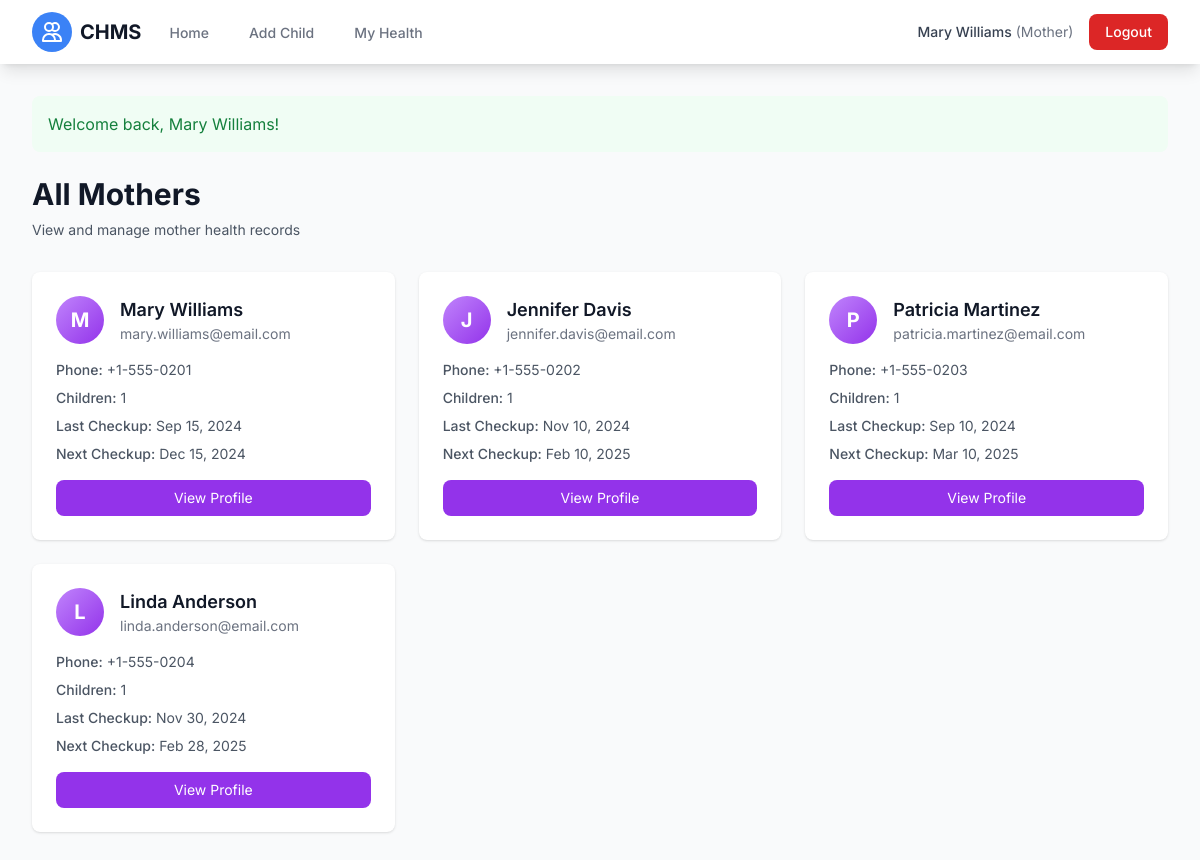
The page /all_mothers.php (signed in) on the database its author committed.
### tables this page shows
CREATE TABLE users (
    user_id INT AUTO_INCREMENT PRIMARY KEY,
    name VARCHAR(100) NOT NULL,
    email VARCHAR(100) NOT NULL UNIQUE,
    phone VARCHAR(20),
    role ENUM('mother', 'doctor') NOT NULL DEFAULT 'mother',
    password VARCHAR(255) NOT NULL,
    created_at TIMESTAMP DEFAULT CURRENT_TIMESTAMP,
    INDEX idx_email (email),
    INDEX idx_role (role)
);

CREATE TABLE mother_health_records (
    record_id INT AUTO_INCREMENT PRIMARY KEY,
    mother_id INT NOT NULL,
    record_type ENUM('prenatal', 'postnatal', 'general') NOT NULL DEFAULT 'general',
    record_date DATE NOT NULL,
    weight DECIMAL(5,2) COMMENT 'Weight in kilograms',
    blood_pressure VARCHAR(20) COMMENT 'e.g., 120/80',
    hemoglobin DECIMAL(4,2) COMMENT 'Hemoglobin level in g/dL',
    blood_sugar DECIMAL(5,2) COMMENT 'Blood sugar level in mg/dL',
    pregnancy_week INT COMMENT 'Week of pregnancy (for prenatal records)',
    delivery_date DATE COMMENT 'Date of delivery (for postnatal records)',
    delivery_type ENUM('normal', 'cesarean', 'assisted') COMMENT 'Type of delivery',
    complications TEXT COMMENT 'Any complications or concerns',
    medications TEXT COMMENT 'Current medications',
    doctor_notes TEXT,
    next_checkup_date DATE,
    created_at TIMESTAMP DEFAULT CURRENT_TIMESTAMP,
    FOREIGN KEY (mother_id) REFERENCES users(user_id) ON DELETE CASCADE,
    INDEX idx_mother (mother_id),
    INDEX idx_date (record_date),
    INDEX idx_type (record_type)
);

### src/config/session.php (called while the page is built, shortened)
<?php
function getCurrentUserId() {
    return $_SESSION['user_id'] ?? null;
}
function getCurrentUserRole() {
    return $_SESSION['role'] ?? null;
}
function getCurrentUserName() {
    return $_SESSION['name'] ?? null;
}
function getFlashMessage() {
    if (isset($_SESSION['flash_message'])) {
        $message = [
            'message' => $_SESSION['flash_message'],
            'type' => $_SESSION['flash_type']
        ];
        return $message;
    }
    return null;
}
?>

### src/models/User.php (called while the page is built, shortened)
<?php
require_once __DIR__ . '/../config/database.php';
class User {
    private $conn;
    private $table = 'users';
    public function __construct() {
        $database = new Database();
        $this->conn = $database->getConnection();
    }
    public function readAll($role = null) {
        $query = "SELECT user_id, name, email, phone, role, created_at
                  FROM " . $this->table;
        if ($role) {
            $query .= " WHERE role = :role";
        }
        $query .= " ORDER BY created_at DESC";
        $stmt = $this->conn->prepare($query);
        if ($role) {
            $stmt->bindParam(':role', $role);
        }
        $stmt->execute();
        return $stmt;
    }
}
?>

### src/config/database.php (called while the page is built, shortened)
<?php
class Database {
    private $host = "localhost";
    private $db_name = "chms_db";
    private $username = "root";
    private $password = "";
    public function getConnection() {
        $this->conn = null;
        try {
            $this->conn = new PDO(
                "mysql:host=" . $this->host . ";dbname=" . $this->db_name,
                $this->username,
                $this->password,
                array(
                    PDO::ATTR_ERRMODE => PDO::ERRMODE_EXCEPTION,
                    PDO::ATTR_DEFAULT_FETCH_MODE => PDO::FETCH_ASSOC,
                    PDO::ATTR_EMULATE_PREPARES => false,
                    PDO::MYSQL_ATTR_INIT_COMMAND => "SET NAMES utf8mb4"
                )
            );
        } catch(PDOException $e) {
            error_log("Connection error: " . $e->getMessage());
            return null;
        }
        return $this->conn;
    }
}
?>

### src/models/Child.php (called while the page is built, shortened)
<?php
require_once __DIR__ . '/../config/database.php';
class Child {
    private $conn;
    private $table = 'children';
    public function __construct() {
        $database = new Database();
        $this->conn = $database->getConnection();
    }
    public function readAll($motherId = null) {
        $query = "SELECT c.*, u.name as mother_name, u.email as mother_email,
                         TIMESTAMPDIFF(MONTH, c.dob, CURDATE()) as age_months
                  FROM " . $this->table . " c
                  LEFT JOIN users u ON c.mother_id = u.user_id";
        if ($motherId) {
            $query .= " WHERE c.mother_id = :mother_id";
        }
        $query .= " ORDER BY c.created_at DESC";
        $stmt = $this->conn->prepare($query);
        if ($motherId) {
            $stmt->bindParam(':mother_id', $motherId);
        }
        $stmt->execute();
        return $stmt;
    }
}
?>

### src/models/MotherHealthRecord.php (called while the page is built, shortened)
<?php
require_once __DIR__ . '/../config/database.php';
class MotherHealthRecord {
    private $conn;
    private $table = 'mother_health_records';
    public function __construct() {
        $database = new Database();
        $this->conn = $database->getConnection();
    }
    public function getLatestRecord($motherId) {
        $query = "SELECT * FROM " . $this->table . "
                  WHERE mother_id = :mother_id
                  ORDER BY record_date DESC
                  LIMIT 1";
        $stmt = $this->conn->prepare($query);
        $stmt->bindParam(':mother_id', $motherId);
        $stmt->execute();
        return $stmt->fetch(PDO::FETCH_ASSOC);
    }
}
?>

### src/config/helpers.php (called while the page is built, shortened)
<?php
function formatDate($date, $format = 'M d, Y') {
    $dateTime = new DateTime($date);
    return $dateTime->format($format);
}
?>

### all_mothers.php (the view, shortened to what this page needs)
<?php
require_once __DIR__ . '/src/config/session.php';
require_once __DIR__ . '/src/config/helpers.php';
require_once __DIR__ . '/src/models/User.php';
require_once __DIR__ . '/src/models/MotherHealthRecord.php';
require_once __DIR__ . '/src/models/Child.php';
$userId = getCurrentUserId();
$userName = getCurrentUserName();
$userRole = getCurrentUserRole();
$userModel = new User();
$mothersResult = $userModel->readAll('mother');
$mothers = $mothersResult->fetchAll(PDO::FETCH_ASSOC);
$childModel = new Child();
$healthRecordModel = new MotherHealthRecord();
$flashMessage = getFlashMessage();
?>
<!DOCTYPE html>
<html lang="en">
<head>
    <script src="https://cdn.tailwindcss.com"></script>
</head>
<body class="bg-gray-50">
    <?php include 'includes/navbar.php'; ?>
    <div class="max-w-7xl mx-auto px-4 sm:px-6 lg:px-8 py-8">
        <?php if ($flashMessage): ?>
            <div class="mb-6 p-4 rounded-lg <?php echo $flashMessage['type'] === 'error' ? 'bg-red-50 text-red-700' : 'bg-green-50 text-green-700'; ?>">
                <?php echo htmlspecialchars($flashMessage['message']); ?>
            </div>
        <?php endif; ?>
        <div class="mb-8">
            <h1 class="text-3xl font-bold text-gray-900">All Mothers</h1>
            <p class="mt-2 text-sm text-gray-600">View and manage mother health records</p>
        </div>
        <?php if (empty($mothers)): ?>
            <div class="bg-white rounded-lg shadow p-8 text-center">
                <p class="text-gray-500">No mothers registered in the system yet.</p>
            </div>
        <?php else: ?>
            <div class="grid grid-cols-1 md:grid-cols-2 lg:grid-cols-3 gap-6">
                <?php foreach ($mothers as $mother): ?>
                    <?php
                        $childrenResult = $childModel->readAll($mother['user_id']);
                        $childCount = count($childrenResult);
                        $latestRecord = $healthRecordModel->getLatestRecord($mother['user_id']);
                    ?>
                    <div class="bg-white rounded-lg shadow hover:shadow-lg transition">
                        <div class="p-6">
                            <div class="flex items-center mb-4">
                                <div class="h-12 w-12 bg-gradient-to-br from-purple-400 to-purple-600 rounded-full flex items-center justify-center text-white text-xl font-bold">
                                    <?php echo strtoupper(substr($mother['name'], 0, 1)); ?>
                                </div>
                                <div class="ml-4 flex-1">
                                    <h3 class="text-lg font-semibold text-gray-900">
                                        <?php echo htmlspecialchars($mother['name']); ?>
                                    </h3>
                                    <p class="text-sm text-gray-500"><?php echo htmlspecialchars($mother['email']); ?></p>
                                </div>
                            </div>
                            <div class="space-y-2 mb-4">
                                <?php if (!empty($mother['phone'])): ?>
                                    <p class="text-sm text-gray-600">
                                        <span class="font-medium">Phone:</span> <?php echo htmlspecialchars($mother['phone']); ?>
                                    </p>
                                <?php endif; ?>
                                <p class="text-sm text-gray-600">
                                    <span class="font-medium">Children:</span> <?php echo $childCount; ?>
                                </p>
                                <?php if ($latestRecord): ?>
                                    <p class="text-sm text-gray-600">
                                        <span class="font-medium">Last Checkup:</span>
                                        <?php echo formatDate($latestRecord['record_date']); ?>
                                    </p>
                                    <?php if ($latestRecord['next_checkup_date']): ?>
                                        <p class="text-sm text-gray-600">
                                            <span class="font-medium">Next Checkup:</span>
                                            <?php echo formatDate($latestRecord['next_checkup_date']); ?>
                                        </p>
                                    <?php endif; ?>
                                <?php else: ?>
                                    <p class="text-sm text-red-600 font-medium">No health records yet</p>
                                <?php endif; ?>
                            </div>
                            <div class="flex space-x-2">
                                <a href="mother_profile.php?id=<?php echo $mother['user_id']; ?>"
                                   class="flex-1 px-4 py-2 bg-purple-600 text-white text-center text-sm rounded-lg hover:bg-purple-700 transition">
                                    View Profile
                                </a>
                            </div>
                        </div>
                    </div>
                <?php endforeach; ?>
            </div>
        <?php endif; ?>
    </div>
</body>
</html>

### includes/navbar.php (shortened to what this page needs)
<?php
$currentPage = basename($_SERVER['PHP_SELF']);
?>
<nav class="bg-white shadow-lg">
    <div class="max-w-7xl mx-auto px-4 sm:px-6 lg:px-8">
        <div class="flex justify-between h-16">
            <div class="flex">
                <div class="flex-shrink-0 flex items-center">
                    <a href="index.php" class="flex items-center">
                        <div class="h-10 w-10 bg-blue-500 rounded-full flex items-center justify-center">
                            <svg class="h-6 w-6 text-white" fill="none" stroke="currentColor" viewBox="0 0 24 24">
                                <path stroke-linecap="round" stroke-linejoin="round" stroke-width="2" d="M12 4.354a4 4 0 110 5.292M15 21H3v-1a6 6 0 0112 0v1zm0 0h6v-1a6 6 0 00-9-5.197M13 7a4 4 0 11-8 0 4 4 0 018 0z"/>
                            </svg>
                        </div>
                        <span class="ml-2 text-xl font-bold text-gray-900">CHMS</span>
                    </a>
                </div>
                <div class="hidden sm:ml-6 sm:flex sm:space-x-8">
                    <a href="index.php" class="<?php echo $currentPage === 'index.php' ? 'border-blue-500 text-gray-900' : 'border-transparent text-gray-500 hover:border-gray-300 hover:text-gray-700'; ?> inline-flex items-center px-1 pt-1 border-b-2 text-sm font-medium">
                        Home
                    </a>
                    <?php if ($userRole === 'mother'): ?>
                        <a href="add_child.php" class="<?php echo $currentPage === 'add_child.php' ? 'border-blue-500 text-gray-900' : 'border-transparent text-gray-500 hover:border-gray-300 hover:text-gray-700'; ?> inline-flex items-center px-1 pt-1 border-b-2 text-sm font-medium">
                            Add Child
                        </a>
                        <a href="mother_profile.php?id=<?php echo $userId; ?>" class="<?php echo $currentPage === 'mother_profile.php' ? 'border-blue-500 text-gray-900' : 'border-transparent text-gray-500 hover:border-gray-300 hover:text-gray-700'; ?> inline-flex items-center px-1 pt-1 border-b-2 text-sm font-medium">
                            My Health
                        </a>
                    <?php endif; ?>
                </div>
            </div>
            <div class="hidden sm:ml-6 sm:flex sm:items-center">
                <div class="ml-3 relative flex items-center space-x-4">
                    <span class="text-sm text-gray-700">
                        <span class="font-medium"><?php echo htmlspecialchars($userName); ?></span>
                        <span class="text-gray-500"> (<?php echo ucfirst($userRole); ?>)</span>
                    </span>
                    <a href="src/controllers/auth_controller.php?action=logout" class="px-4 py-2 bg-red-600 text-white rounded-lg hover:bg-red-700 transition text-sm font-medium">
                        Logout
                    </a>
                </div>
            </div>
        </div>
    </div>
</nav>

### all_mothers.php (style rules this page uses)
body { font-family: 'Inter', sans-serif; }

### rows shown on the page
users: name "M", name "Mary Williams", email "mary.williams@email.com", phone "+1-555-0201", childCount "1", mother_health_records.record_date "Sep 15, 2024", mother_health_records.next_checkup_date "Dec 15, 2024"
users: name "J", name "Jennifer Davis", email "jennifer.davis@email.com", phone "+1-555-0202", childCount "1", mother_health_records.record_date "Nov 10, 2024", mother_health_records.next_checkup_date "Feb 10, 2025"
users: name "P", name "Patricia Martinez", email "patricia.martinez@email.com", phone "+1-555-0203", childCount "1", mother_health_records.record_date "Sep 10, 2024", mother_health_records.next_checkup_date "Mar 10, 2025"
users: name "L", name "Linda Anderson", email "linda.anderson@email.com", phone "+1-555-0204", childCount "1", mother_health_records.record_date "Nov 30, 2024", mother_health_records.next_checkup_date "Feb 28, 2025"

### other values the page prints
$userName "Mary Williams"
$userRole "Mother"
$flashMessage['message'] "Welcome back, Mary Williams!"
